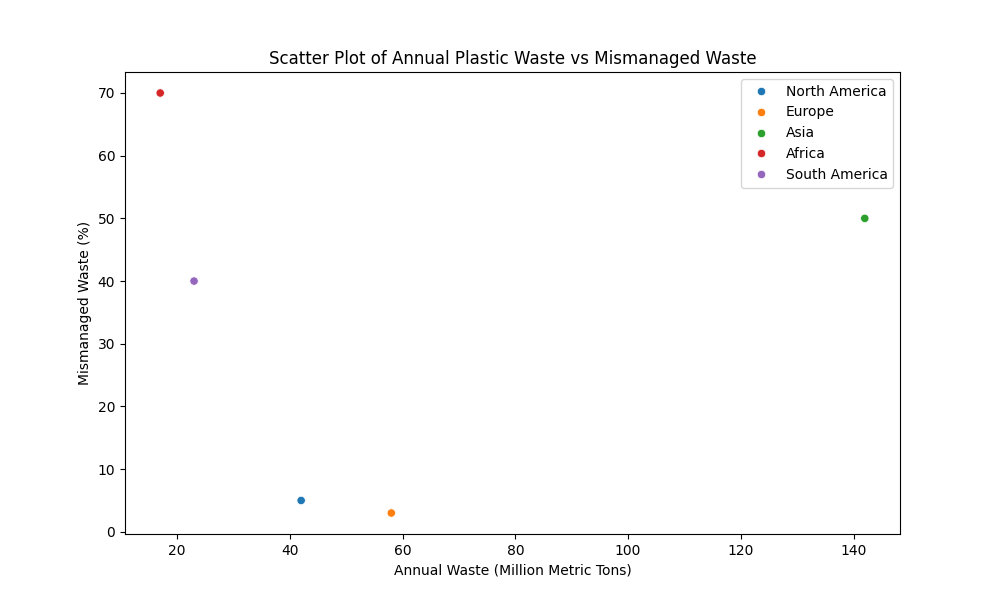

Generate this figure with Python:
# scatter_plot.py
import matplotlib.pyplot as plt
import seaborn as sns
import pandas as pd

# Data
regions = ['North America', 'Europe', 'Asia', 'Africa', 'South America']
annual_waste = [42, 58, 142, 17, 23]  # in million metric tons
mismanaged_waste = [5, 3, 50, 70, 40]  # in percentage

# DataFrame for plotting
scatter_data = pd.DataFrame({
    'Region': regions,
    'Annual Waste (Million Metric Tons)': annual_waste,
    'Mismanaged Waste (%)': mismanaged_waste
})

# Plot
plt.figure(figsize=(10, 6))
sns.scatterplot(data=scatter_data, x='Annual Waste (Million Metric Tons)', y='Mismanaged Waste (%)', hue='Region')
plt.title('Scatter Plot of Annual Plastic Waste vs Mismanaged Waste')
plt.legend(loc='best')
plt.xlabel('Annual Waste (Million Metric Tons)')
plt.ylabel('Mismanaged Waste (%)')
plt.savefig('scatter_plot.png')
plt.show()
